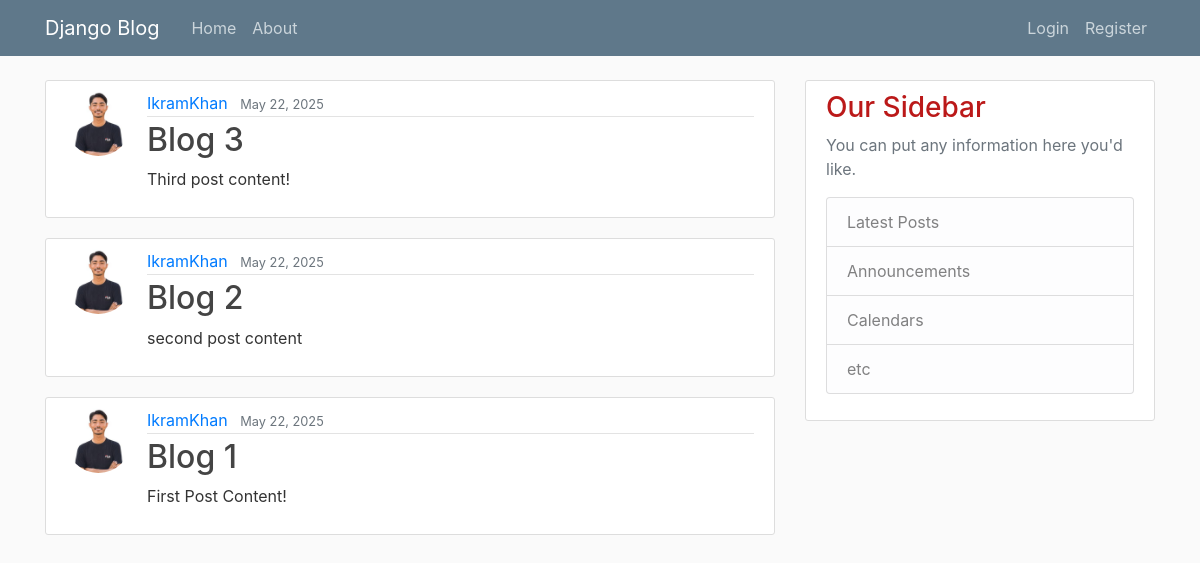
The app's page /, older data.
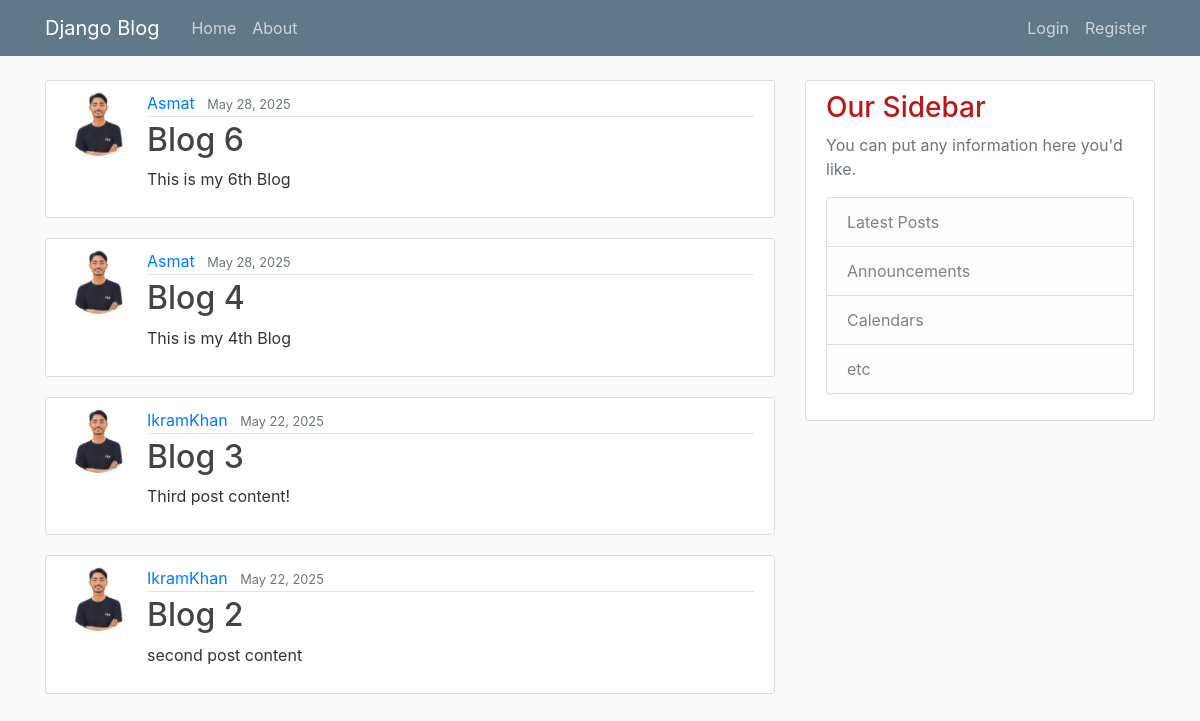
The same page, newer data.
### blog/models.py (models this page shows, shortened)
class Post(models.Model):
    title = models.CharField(max_length=255) # A short text (like the post title)
    content = models.TextField()  # A long text (like the post body)
    date_posted = models.DateTimeField(default=timezone.now) # Auto-set when created
    author = models.ForeignKey(User, on_delete = models.CASCADE)

### blog/views.py (the view)
# urls.py: path('', PostListView.as_view(), name='blog-home'),
class PostListView(ListView):
    model = Post
    template_name = 'blog/home.html' # <app>/<model>_<viewtype>.html
    context_object_name = 'posts'
    ordering = ['-date_posted']
    paginate_by = 4

### blog/Templates/blog/home.html
{% extends "blog/base.html" %}
{% block content %}
    {% for post in posts %}
        <article class="media content-section">
        <img class="rounded-circle article-img" src="/media/default.jpg">
            <div class="media-body">
                <div class="article-metadata">
                <a class="mr-2" href="#">{{ post.author }}</a>
                <small class="text-muted">{{ post.date_posted|date:"F d, Y" }}</small>
                </div>
                <h2><a class="article-title" href="{% url 'post-detail' post.id %}">{{ post.title }}</a></h2>
                <p class="article-content">{{ post.content }}</p>
            </div>
        </article>
    {% endfor %}
{% endblock content %}

### blog/Templates/blog/base.html (shortened to what this page needs)
{% load static %}
<!DOCTYPE html>
<html lang="en">
<head>
    <link rel="stylesheet" href="https://cdn.jsdelivr.net/npm/bootstrap@4.4.1/dist/css/bootstrap.min.css">
    <link rel="stylesheet"  type="text/css" href="{% static 'blog/main.css' %}">
</head>
<body>
    <header class="site-header">
        <nav class="navbar navbar-expand-md navbar-dark bg-steel fixed-top">
            <div class="container">
            <a class="navbar-brand mr-4" href="{% url 'blog-home' %}">Django Blog</a>
            <div class="collapse navbar-collapse" id="navbarToggle">
                <div class="navbar-nav mr-auto">
                <a class="nav-item nav-link" href="{% url 'blog-home' %}">Home</a>
                <a class="nav-item nav-link" href="{% url 'blog-about' %}">About</a>
                </div>
                <div class="navbar-nav">
                {% if user.is_authenticated %}
                <a class="nav-item nav-link" href="{% url 'post-create' %}">New Post</a>
                <a class="nav-item nav-link" href="{% url 'profile' %}">Profile</a>
                <a class="nav-item nav-link" href="{% url 'logout' %}">Logout</a>
                {% else %}
                <a class="nav-item nav-link" href="{% url 'login' %}">Login</a>
                <a class="nav-item nav-link" href="{% url 'register' %}">Register</a>
                {% endif %}
                </div>
            </div>
            </div>
        </nav>
    </header>
    <main role="main" class="container">
        <div class="row">
                <div class="col-md-8">
                {% block content %}{% endblock %}
                </div>
                <div class="col-md-4">
                <div class="content-section">
                    <h3>Our Sidebar</h3>
                    <p class='text-muted'>You can put any information here you'd like.
                    <ul class="list-group">
                        <li class="list-group-item list-group-item-light">Latest Posts</li>
                        <li class="list-group-item list-group-item-light">Announcements</li>
                        <li class="list-group-item list-group-item-light">Calendars</li>
                        <li class="list-group-item list-group-item-light">etc</li>
                    </ul>
                    </p>
                </div>
                </div>
            </div>
        </main>
</body>
</html>

### blog/static/blog/main.css (style rules this page uses)
body { background: #fafafa; color: #333333; margin-top: 5rem; }
h1, h2, h3, h4, h5, h6 { color: #bb1919; }
ul { margin: 0; }
.bg-steel { background-color: #5f788a; }
.site-header .navbar-nav .nav-link { color: #cbd5db; }
.content-section { background: #ffffff; padding: 10px 20px; border: 1px solid #dddddd; border-radius: 3px; margin-bottom: 20px; }
.article-title { color: #444444; }
.article-content { white-space: pre-line; }
.article-img { height: 65px; width: 65px; margin-right: 16px; }
.article-metadata { padding-bottom: 1px; margin-bottom: 4px; border-bottom: 1px solid #e3e3e3 }

Row changes from the older to the newer data that the page shows:
no longer on this page (row unchanged): Post: author "IkramKhan", date_posted "May 22, 2025", title "Blog 1", content "First Post Content!"
added Post: author "Asmat", date_posted "May 28, 2025", title "Blog 6", content "This is my 6th Blog"
added Post: author "Asmat", date_posted "May 28, 2025", title "Blog 4", content "This is my 4th Blog"
